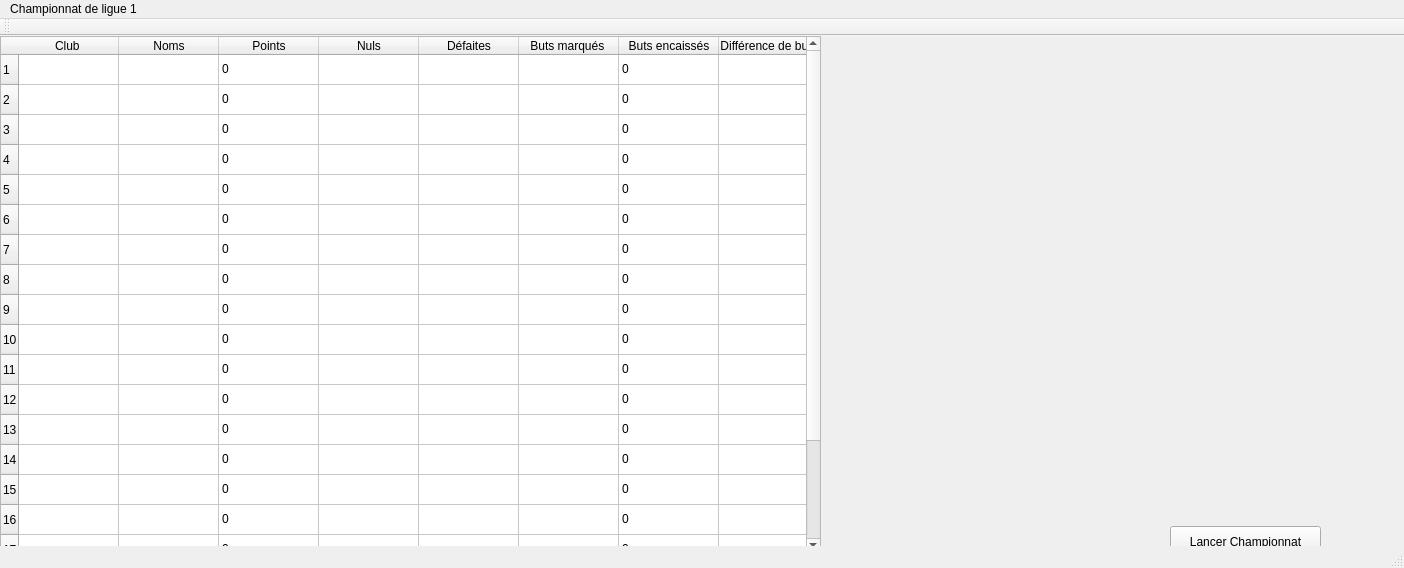
<?xml version="1.0" encoding="UTF-8"?>
<ui version="4.0">
 <class>MainWindow</class>
 <widget class="QMainWindow" name="MainWindow">
  <property name="geometry">
   <rect>
    <x>0</x>
    <y>0</y>
    <width>1404</width>
    <height>568</height>
   </rect>
  </property>
  <property name="windowTitle">
   <string>MainWindow</string>
  </property>
  <widget class="QWidget" name="centralwidget">
   <widget class="QTableWidget" name="tableWidget">
    <property name="geometry">
     <rect>
      <x>0</x>
      <y>0</y>
      <width>821</width>
      <height>531</height>
     </rect>
    </property>
    <property name="maximumSize">
     <size>
      <width>1061</width>
      <height>531</height>
     </size>
    </property>
    <row>
     <property name="text">
      <string>1</string>
     </property>
    </row>
    <row>
     <property name="text">
      <string>2</string>
     </property>
    </row>
    <row>
     <property name="text">
      <string>3</string>
     </property>
    </row>
    <row>
     <property name="text">
      <string>4</string>
     </property>
    </row>
    <row>
     <property name="text">
      <string>5</string>
     </property>
    </row>
    <row>
     <property name="text">
      <string>6</string>
     </property>
    </row>
    <row>
     <property name="text">
      <string>7</string>
     </property>
    </row>
    <row>
     <property name="text">
      <string>8</string>
     </property>
    </row>
    <row>
     <property name="text">
      <string>9</string>
     </property>
    </row>
    <row>
     <property name="text">
      <string>10</string>
     </property>
    </row>
    <row>
     <property name="text">
      <string>11</string>
     </property>
    </row>
    <row>
     <property name="text">
      <string>12</string>
     </property>
    </row>
    <row>
     <property name="text">
      <string>13</string>
     </property>
    </row>
    <row>
     <property name="text">
      <string>14</string>
     </property>
    </row>
    <row>
     <property name="text">
      <string>15</string>
     </property>
    </row>
    <row>
     <property name="text">
      <string>16</string>
     </property>
    </row>
    <row>
     <property name="text">
      <string>17</string>
     </property>
    </row>
    <row>
     <property name="text">
      <string>18</string>
     </property>
    </row>
    <row>
     <property name="text">
      <string>19</string>
     </property>
    </row>
    <row>
     <property name="text">
      <string>20</string>
     </property>
    </row>
    <column>
     <property name="text">
      <string>Club </string>
     </property>
    </column>
    <column>
     <property name="text">
      <string>Noms</string>
     </property>
    </column>
    <column>
     <property name="text">
      <string>Points</string>
     </property>
    </column>
    <column>
     <property name="text">
      <string>Nuls</string>
     </property>
    </column>
    <column>
     <property name="text">
      <string>Défaites</string>
     </property>
    </column>
    <column>
     <property name="text">
      <string>Buts marqués </string>
     </property>
    </column>
    <column>
     <property name="text">
      <string>Buts encaissés</string>
     </property>
    </column>
    <column>
     <property name="text">
      <string>Différence de buts</string>
     </property>
    </column>
    <item row="0" column="0">
     <property name="text">
      <string/>
     </property>
     <property name="background">
      <brush brushstyle="NoBrush">
       <color alpha="255">
        <red>0</red>
        <green>0</green>
        <blue>0</blue>
       </color>
      </brush>
     </property>
    </item>
    <item row="0" column="2">
     <property name="text">
      <string>0</string>
     </property>
    </item>
    <item row="0" column="6">
     <property name="text">
      <string>0</string>
     </property>
    </item>
    <item row="1" column="2">
     <property name="text">
      <string>0</string>
     </property>
    </item>
    <item row="1" column="6">
     <property name="text">
      <string>0</string>
     </property>
    </item>
    <item row="2" column="2">
     <property name="text">
      <string>0</string>
     </property>
    </item>
    <item row="2" column="6">
     <property name="text">
      <string>0</string>
     </property>
    </item>
    <item row="3" column="2">
     <property name="text">
      <string>0</string>
     </property>
    </item>
    <item row="3" column="6">
     <property name="text">
      <string>0</string>
     </property>
    </item>
    <item row="4" column="2">
     <property name="text">
      <string>0</string>
     </property>
    </item>
    <item row="4" column="6">
     <property name="text">
      <string>0</string>
     </property>
    </item>
    <item row="5" column="2">
     <property name="text">
      <string>0</string>
     </property>
    </item>
    <item row="5" column="6">
     <property name="text">
      <string>0</string>
     </property>
    </item>
    <item row="6" column="2">
     <property name="text">
      <string>0</string>
     </property>
    </item>
    <item row="6" column="6">
     <property name="text">
      <string>0</string>
     </property>
    </item>
    <item row="7" column="2">
     <property name="text">
      <string>0</string>
     </property>
    </item>
    <item row="7" column="6">
     <property name="text">
      <string>0</string>
     </property>
    </item>
    <item row="8" column="2">
     <property name="text">
      <string>0</string>
     </property>
    </item>
    <item row="8" column="6">
     <property name="text">
      <string>0</string>
     </property>
    </item>
    <item row="9" column="2">
     <property name="text">
      <string>0</string>
     </property>
    </item>
    <item row="9" column="6">
     <property name="text">
      <string>0</string>
     </property>
    </item>
    <item row="10" column="2">
     <property name="text">
      <string>0</string>
     </property>
    </item>
    <item row="10" column="6">
     <property name="text">
      <string>0</string>
     </property>
    </item>
    <item row="11" column="2">
     <property name="text">
      <string>0</string>
     </property>
    </item>
    <item row="11" column="6">
     <property name="text">
      <string>0</string>
     </property>
    </item>
    <item row="12" column="2">
     <property name="text">
      <string>0</string>
     </property>
    </item>
    <item row="12" column="6">
     <property name="text">
      <string>0</string>
     </property>
    </item>
    <item row="13" column="2">
     <property name="text">
      <string>0</string>
     </property>
    </item>
    <item row="13" column="6">
     <property name="text">
      <string>0</string>
     </property>
    </item>
    <item row="14" column="2">
     <property name="text">
      <string>0</string>
     </property>
    </item>
    <item row="14" column="6">
     <property name="text">
      <string>0</string>
     </property>
    </item>
    <item row="15" column="2">
     <property name="text">
      <string>0</string>
     </property>
    </item>
    <item row="15" column="6">
     <property name="text">
      <string>0</string>
     </property>
    </item>
    <item row="16" column="2">
     <property name="text">
      <string>0</string>
     </property>
    </item>
    <item row="16" column="6">
     <property name="text">
      <string>0</string>
     </property>
    </item>
    <item row="17" column="2">
     <property name="text">
      <string>0</string>
     </property>
    </item>
    <item row="17" column="6">
     <property name="text">
      <string>0</string>
     </property>
    </item>
    <item row="18" column="2">
     <property name="text">
      <string>0</string>
     </property>
    </item>
    <item row="18" column="6">
     <property name="text">
      <string>0</string>
     </property>
    </item>
    <item row="19" column="2">
     <property name="text">
      <string>0</string>
     </property>
    </item>
    <item row="19" column="6">
     <property name="text">
      <string>0</string>
     </property>
    </item>
   </widget>
   <widget class="QPushButton" name="pushButton">
    <property name="geometry">
     <rect>
      <x>1170</x>
      <y>490</y>
      <width>151</width>
      <height>32</height>
     </rect>
    </property>
    <property name="text">
     <string>Lancer Championnat</string>
    </property>
   </widget>
  </widget>
  <widget class="QMenuBar" name="menubar">
   <property name="geometry">
    <rect>
     <x>0</x>
     <y>0</y>
     <width>1404</width>
     <height>24</height>
    </rect>
   </property>
   <widget class="QMenu" name="menuChampionnat_de_ligue_1">
    <property name="title">
     <string>Championnat de ligue 1</string>
    </property>
   </widget>
   <addaction name="menuChampionnat_de_ligue_1"/>
  </widget>
  <widget class="QStatusBar" name="statusbar"/>
  <widget class="QToolBar" name="toolBar">
   <property name="windowTitle">
    <string>toolBar</string>
   </property>
   <attribute name="toolBarArea">
    <enum>TopToolBarArea</enum>
   </attribute>
   <attribute name="toolBarBreak">
    <bool>false</bool>
   </attribute>
  </widget>
 </widget>
 <resources>
  <include location="ligue1.qrc"/>
 </resources>
 <connections/>
</ui>
